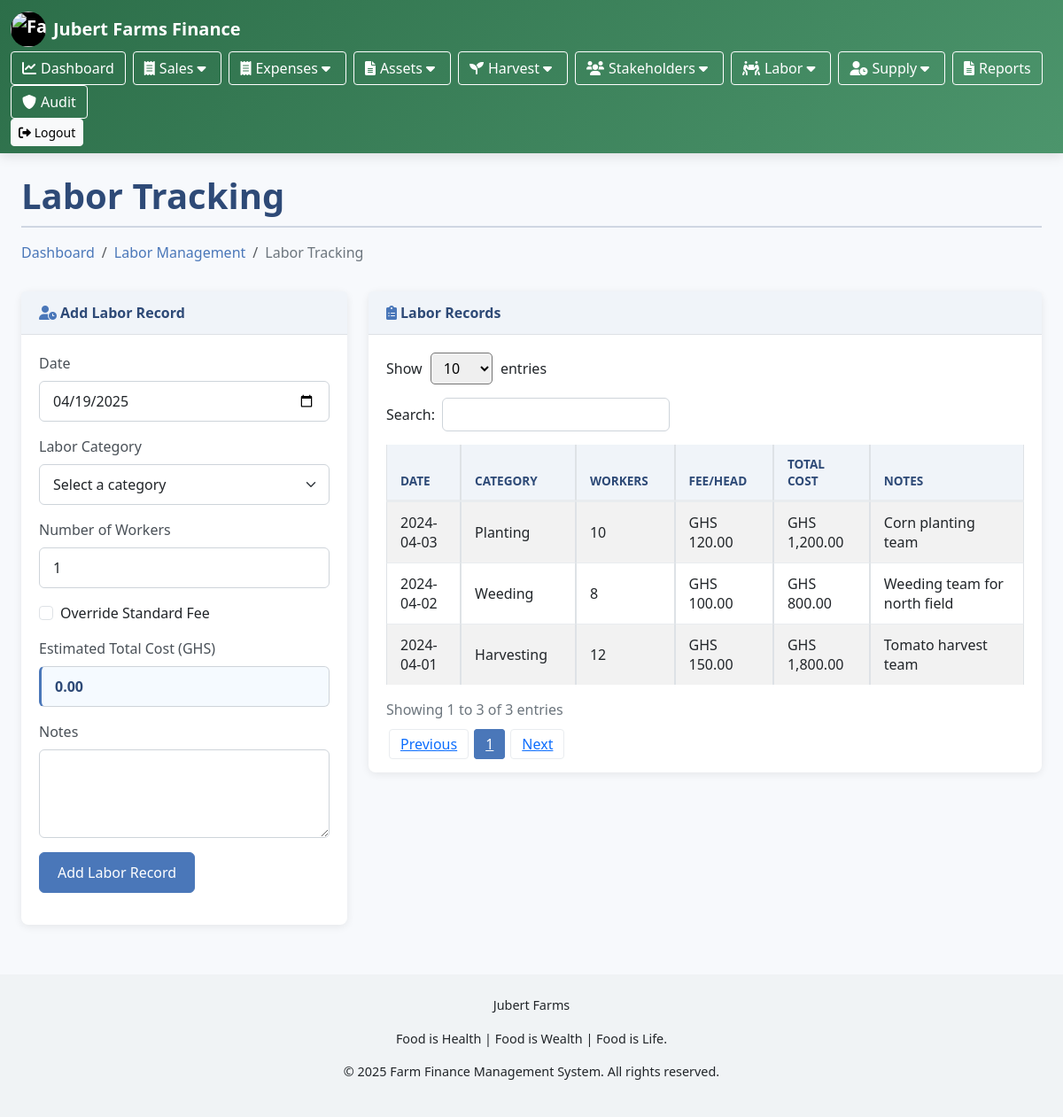
The app's page /labor_tracking.php with its own data.
### tables this page shows
CREATE TABLE IF NOT EXISTS labor_records (
    id INT UNSIGNED AUTO_INCREMENT PRIMARY KEY,
    labor_date DATE NOT NULL,
    category_id INT UNSIGNED NOT NULL,
    worker_count INT NOT NULL,
    fee_per_head DECIMAL(10,2) NOT NULL,
    total_cost DECIMAL(10,2) NOT NULL,
    notes TEXT,
    created_at TIMESTAMP DEFAULT CURRENT_TIMESTAMP,
    FOREIGN KEY (category_id) REFERENCES labor_categories(category_id) ON DELETE CASCADE
);

CREATE TABLE IF NOT EXISTS labor_categories (
    category_id INT UNSIGNED AUTO_INCREMENT PRIMARY KEY,
    category_name VARCHAR(100) NOT NULL UNIQUE,
    fee_per_head DECIMAL(10,2) NOT NULL,
    description TEXT,
    created_at TIMESTAMP DEFAULT CURRENT_TIMESTAMP,
    updated_at TIMESTAMP DEFAULT CURRENT_TIMESTAMP ON UPDATE CURRENT_TIMESTAMP
);

### labor_tracking.php (the view, shortened to what this page needs)
<?php
include 'config/db.php';
require_once 'views/header.php';
$records_sql = "SELECT lr.id, lr.labor_date, lc.category_name as category_name, lr.worker_count,
                lr.fee_per_head, lr.total_cost, lr.notes
                FROM labor_records lr
                JOIN labor_categories lc ON lr.category_id = lc.category_id
                ORDER BY lr.labor_date DESC, lc.category_name ASC";
$records_result = mysqli_query($conn, $records_sql);
$records = [];
if ($records_result && mysqli_num_rows($records_result) > 0) {
    while ($row = mysqli_fetch_assoc($records_result)) {
        $records[] = $row;
    }
}
?>
<!DOCTYPE html>
<html lang="en">
<head>
    <link href="https://cdn.jsdelivr.net/npm/bootstrap@5.3.0/dist/css/bootstrap.min.css" rel="stylesheet">
    <link rel="stylesheet" href="https://cdnjs.cloudflare.com/ajax/libs/font-awesome/6.0.0/css/all.min.css">
    <link href="assets/css/labor-tracking.css" rel="stylesheet">
</head>
<body>
<div class="container-fluid px-4">
    <h1 class="mt-4">Labor Tracking</h1>
    <ol class="breadcrumb mb-4">
        <li class="breadcrumb-item"><a href="index.php">Dashboard</a></li>
        <li class="breadcrumb-item"><a href="labor_management.php">Labor Management</a></li>
        <li class="breadcrumb-item active">Labor Tracking</li>
    </ol>
    <div class="row">
        <div class="col-xl-4">
            <div class="card mb-4">
                <div class="card-header">
                    <i class="fas fa-user-clock me-1"></i>
                    Add Labor Record
                </div>
                <div class="card-body">
                    <form method="post" action="">
                        <div class="mb-3">
                            <label for="labor_date" class="form-label">Date</label>
                            <input type="date" class="form-control" id="labor_date" name="labor_date" value="<?php echo date('Y-m-d'); ?>" required>
                        </div>
                        <div class="mb-3">
                            <label for="category_id" class="form-label">Labor Category</label>
                            <select class="form-select" id="category_id" name="category_id" required>
    <option value="">Select a category</option>
</select>
                        </div>
                        <div class="mb-3">
                            <label for="worker_count" class="form-label">Number of Workers</label>
                            <input type="number" class="form-control" id="worker_count" name="worker_count" min="1" value="1" required>
                        </div>
                        <div class="mb-3">
                            <div class="form-check">
                                <input class="form-check-input" type="checkbox" id="override_fee" name="override_fee">
                                <label class="form-check-label" for="override_fee">
                                    Override Standard Fee
                                </label>
                            </div>
                        </div>
                        <div class="mb-3">
                            <label for="estimated_cost" class="form-label">Estimated Total Cost (GHS)</label>
                            <input type="text" class="form-control" id="estimated_cost" readonly>
                        </div>
                        <div class="mb-3">
                            <label for="notes" class="form-label">Notes</label>
                            <textarea class="form-control" id="notes" name="notes" rows="3"></textarea>
                        </div>
                        <button type="submit" name="add_labor_record" class="btn btn-primary">Add Labor Record</button>
                    </form>
                </div>
            </div>
        </div>
        <div class="col-xl-8">
            <div class="card mb-4">
                <div class="card-header">
                    <i class="fas fa-clipboard-list me-1"></i>
                    Labor Records
                </div>
                <div class="card-body">
                    <table id="laborRecordsTable" class="table table-striped table-bordered">
                        <thead>
                            <tr>
                                <th>Date</th>
                                <th>Category</th>
                                <th>Workers</th>
                                <th>Fee/Head</th>
                                <th>Total Cost</th>
                                <th>Notes</th>
                            </tr>
                        </thead>
                        <tbody>
                            <?php foreach ($records as $record): ?>
                            <tr>
                                <td><?php echo date('Y-m-d', strtotime($record['labor_date'])); ?></td>
                                <td><?php echo htmlspecialchars($record['category_name']); ?></td>
                                <td><?php echo $record['worker_count']; ?></td>
                                <td>GHS <?php echo number_format($record['fee_per_head'], 2); ?></td>
                                <td>GHS <?php echo number_format($record['total_cost'], 2); ?></td>
                                <td><?php echo htmlspecialchars($record['notes']); ?></td>
                            </tr>
                            <?php endforeach; ?>
                        </tbody>
                    </table>
                </div>
            </div>
        </div>
    </div>
</div>
<?php
include 'views/footer.php';
?>

### assets/css/labor-tracking.css (style rules this page uses)
body { background-color: #f7f9fc; font-family: 'Segoe UI', Tahoma, Geneva, Verdana, sans-serif; }
h1 { color: #2e4a77; font-weight: 600; margin-bottom: 0.5rem; border-bottom: 2px solid rgba(46, 74, 119, 0.2); padding-bottom: 10px; }
.breadcrumb { background-color: transparent; padding: 0.5rem 0; margin-bottom: 1.5rem; }
.breadcrumb-item a { color: #4a77b9; text-decoration: none; }
.breadcrumb-item.active { color: #6c757d; font-weight: 500; }
.card { border-radius: 8px; box-shadow: 0 2px 10px rgba(0, 0, 0, 0.08); border: none; margin-bottom: 24px; transition: transform 0.2s, box-shadow 0.2s; }
.card-header { background-color: #f0f4f9; border-bottom: 1px solid rgba(0, 0, 0, 0.08); padding: 12px 20px; font-weight: 600; color: #2e4a77; display: flex; align-items: center; }
.card-header i { margin-right: 8px; color: #4a77b9; }
.card-body { padding: 20px; }
.form-label { font-weight: 500; color: #495057; margin-bottom: 0.5rem; }
.form-control, .form-select { border-radius: 6px; border: 1px solid #ced4da; padding: 10px 15px; transition: border-color 0.2s, box-shadow 0.2s; }
.form-control[readonly] { background-color: #f8f9fa; font-weight: 600; color: #2e4a77; }
textarea.form-control { min-height: 100px; }
.btn-primary { background-color: #4a77b9; border-color: #4a77b9; padding: 10px 20px; font-weight: 500; border-radius: 6px; transition: all 0.2s; }
.table { border-collapse: separate; border-spacing: 0; width: 100%; }
.table th { background-color: #f0f4f9; color: #2e4a77; font-weight: 600; text-transform: uppercase; font-size: 0.85rem; padding: 12px 15px; border-bottom: 2px solid #e9ecef; }
.table td { padding: 12px 15px; vertical-align: middle; border-top: 1px solid #e9ecef; }
.table-striped tbody tr:nth-of-type(odd) { background-color: rgba(0, 0, 0, 0.02); }
#estimated_cost { background-color: #f5faff; font-weight: 600; color: #2e4a77; border-left: 3px solid #4a77b9; }

### views/header.php (style rules this page uses)
:root { --primary-color: #2c6e49; --secondary-color: #4c956c; --accent-color: #fefee3; --light-color: #f0f3f5; --dark-color: #1a3a1a; }

### views/footer.php (style rules this page uses)
:root { --primary-color: #2c6e49; --secondary-color: #4c956c; --accent-color: #fefee3; --light-color: #f0f3f5; --dark-color: #1a3a1a; }

### records on screen
labor_records: labor_date "2024-04-03", category.category_name "Planting", worker_count "10", fee_per_head "120.00", total_cost "1,200.00", notes "Corn planting team"
labor_records: labor_date "2024-04-02", category.category_name "Weeding", worker_count "8", fee_per_head "100.00", total_cost "800.00", notes "Weeding team for north field"
labor_records: labor_date "2024-04-01", category.category_name "Harvesting", worker_count "12", fee_per_head "150.00", total_cost "1,800.00", notes "Tomato harvest team"
